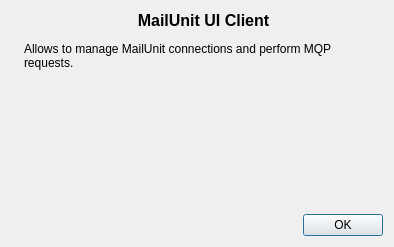
<?xml version="1.0" encoding="UTF-8"?>
<ui version="4.0">
 <class>AboutDialog</class>
 <widget class="QDialog" name="AboutDialog">
  <property name="geometry">
   <rect>
    <x>0</x>
    <y>0</y>
    <width>394</width>
    <height>247</height>
   </rect>
  </property>
  <property name="windowTitle">
   <string>About</string>
  </property>
  <layout class="QGridLayout" name="gridLayout_2">
   <item row="0" column="0">
    <layout class="QGridLayout" name="gridLayout">
     <item row="0" column="0">
      <widget class="QLabel" name="label">
       <property name="text">
        <string/>
       </property>
       <property name="textFormat">
        <enum>Qt::PlainText</enum>
       </property>
       <property name="pixmap">
        <pixmap resource="../Resources/Resources.qrc">:/img/mu-logo-100.png</pixmap>
       </property>
       <property name="scaledContents">
        <bool>false</bool>
       </property>
      </widget>
     </item>
     <item row="2" column="1">
      <layout class="QHBoxLayout" name="horizontalLayout_2">
       <item>
        <spacer name="horizontalSpacer">
         <property name="orientation">
          <enum>Qt::Horizontal</enum>
         </property>
         <property name="sizeHint" stdset="0">
          <size>
           <width>40</width>
           <height>20</height>
          </size>
         </property>
        </spacer>
       </item>
       <item>
        <widget class="QDialogButtonBox" name="buttonBox">
         <property name="orientation">
          <enum>Qt::Horizontal</enum>
         </property>
         <property name="standardButtons">
          <set>QDialogButtonBox::Ok</set>
         </property>
        </widget>
       </item>
      </layout>
     </item>
     <item row="0" column="1">
      <widget class="QLabel" name="label_2">
       <property name="text">
        <string>&lt;html&gt;&lt;head/&gt;&lt;body&gt;&lt;p align=&quot;center&quot;&gt;&lt;span style=&quot; font-size:12pt; font-weight:600;&quot;&gt;MailUnit UI Client&lt;/span&gt;&lt;/p&gt;&lt;p&gt;Allows to manage MailUnit connections and perform MQP requests.&lt;/p&gt;&lt;/body&gt;&lt;/html&gt;</string>
       </property>
       <property name="textFormat">
        <enum>Qt::RichText</enum>
       </property>
       <property name="alignment">
        <set>Qt::AlignLeading|Qt::AlignLeft|Qt::AlignTop</set>
       </property>
       <property name="wordWrap">
        <bool>true</bool>
       </property>
       <property name="margin">
        <number>7</number>
       </property>
      </widget>
     </item>
     <item row="1" column="1">
      <spacer name="verticalSpacer">
       <property name="orientation">
        <enum>Qt::Vertical</enum>
       </property>
       <property name="sizeHint" stdset="0">
        <size>
         <width>20</width>
         <height>40</height>
        </size>
       </property>
      </spacer>
     </item>
    </layout>
   </item>
  </layout>
 </widget>
 <resources>
  <include location="../Resources/Resources.qrc"/>
 </resources>
 <connections>
  <connection>
   <sender>buttonBox</sender>
   <signal>accepted()</signal>
   <receiver>AboutDialog</receiver>
   <slot>accept()</slot>
   <hints>
    <hint type="sourcelabel">
     <x>248</x>
     <y>254</y>
    </hint>
    <hint type="destinationlabel">
     <x>157</x>
     <y>274</y>
    </hint>
   </hints>
  </connection>
 </connections>
</ui>
